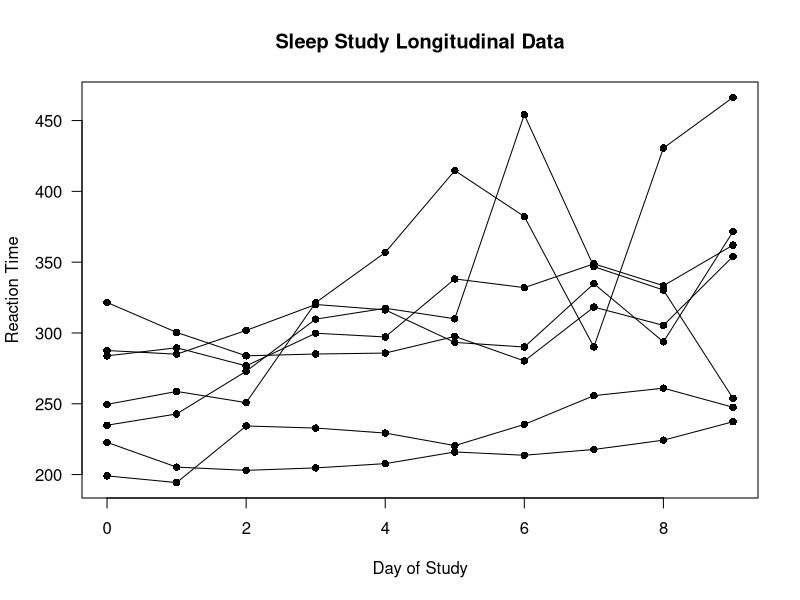
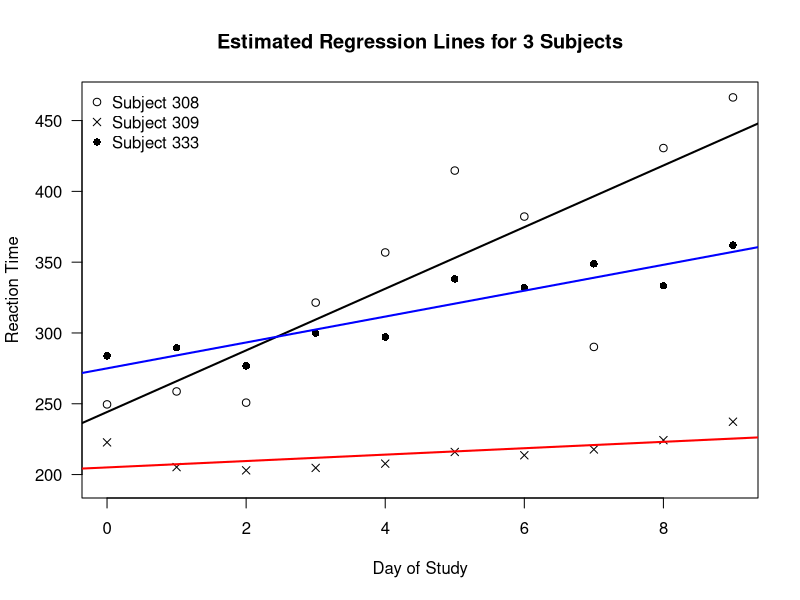
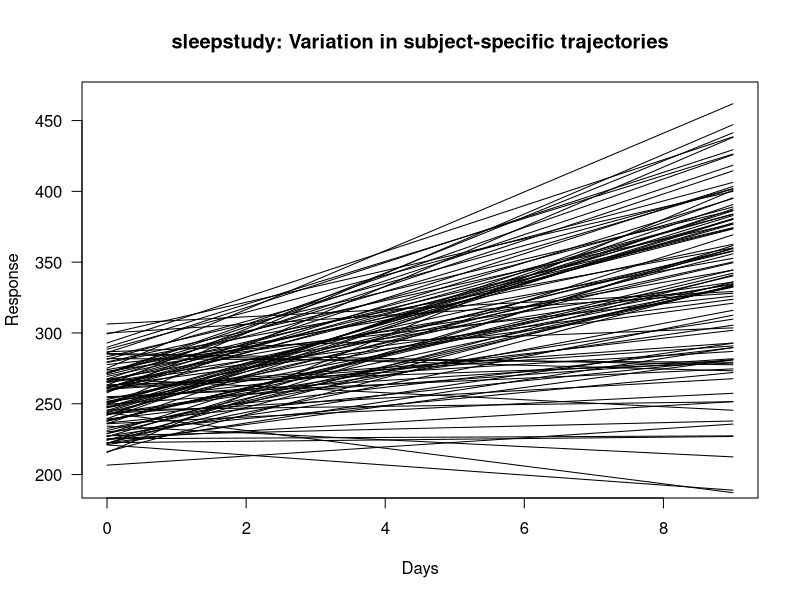
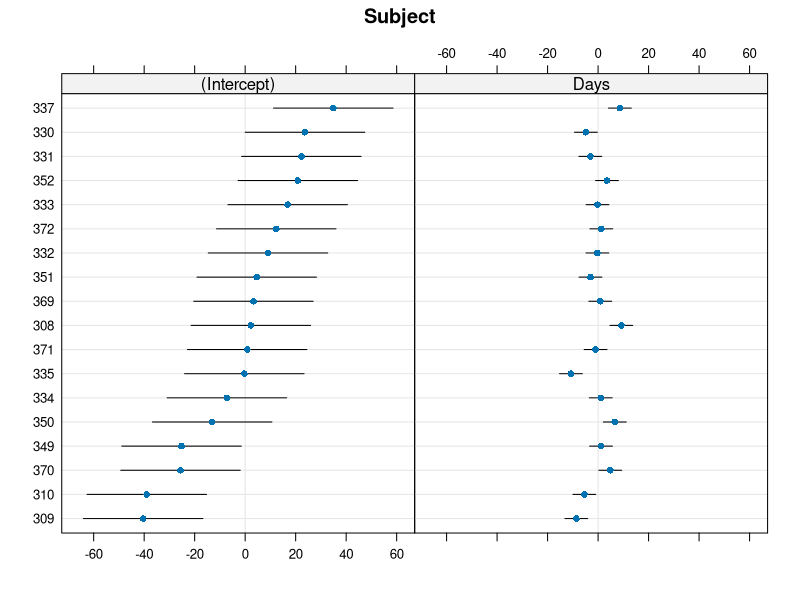
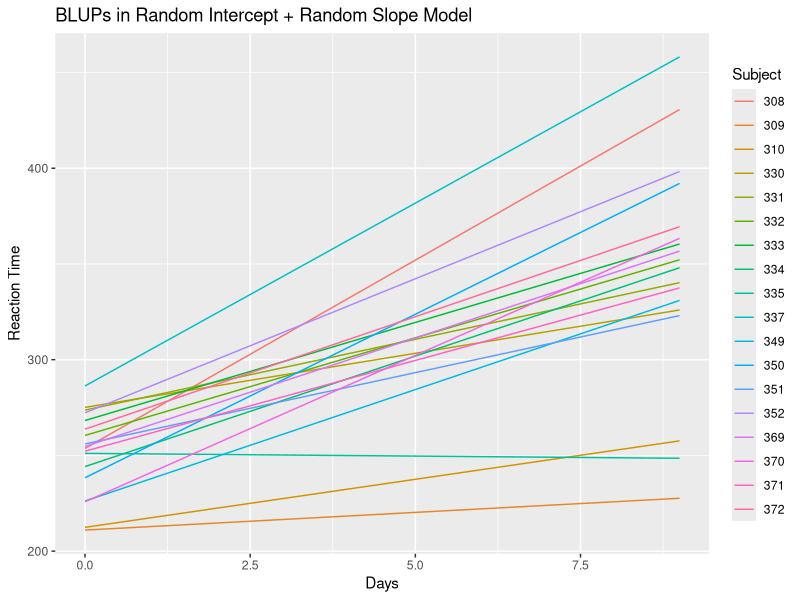
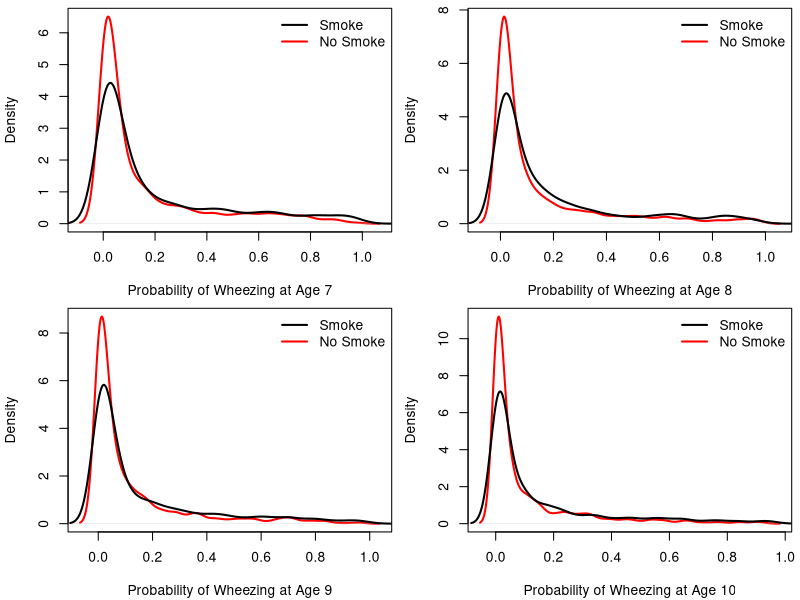

The R script that drew these images, in order:
## ---- chunk 1
library(lme4)
data(sleepstudy)
ids <- unique(sleepstudy$Subject)

plot(sleepstudy$Days, sleepstudy$Reaction, type="n",
     ylab="Reaction Time", xlab="Day of Study", las=1,
     main="Sleep Study Longitudinal Data")
for(k in 1:7) {
    ind <- sleepstudy$Subject == ids[k]
    lines(sleepstudy$Days[ind], sleepstudy$Reaction[ind])
    points(sleepstudy$Days[ind], sleepstudy$Reaction[ind], pch=16)
}
set.seed(5178)
## ---- chunk 2
pc <- c(1,4,3,4,5,6,16)
cls <- c("black", "red", "black", "black","black","black", "blue")
plot(sleepstudy$Days, sleepstudy$Reaction, type="n",
     ylab="Reaction Time", xlab="Day of Study", las=1,
     main="Estimated Regression Lines for 3 Subjects")
for(k in c(1,2,7)) {
  ind <- sleepstudy$Subject == ids[k]
  points(sleepstudy$Days[ind], sleepstudy$Reaction[ind], pch=pc[k])
  tmp <- lm(Reaction ~ Days, data=sleepstudy[sleepstudy$Subject==ids[k],])
  abline(tmp$coef[1], tmp$coef[2], col=cls[k], lwd=2)
}
legend("topleft", legend=c("Subject 308", "Subject 309", "Subject 333"), pch=c(1,4,16),
       bty='n')
## ---- chunk 3
data(sleepstudy) 
dim(sleepstudy) # 18 individuals, each with 10 observations
sleepstudy[1:20,] # Data from the subjects with ids: 308 and 309
## ---- chunk 4
lmm.sleep.intercept <- lmer(Reaction ~ Days + (1|Subject), data = sleepstudy)
## ---- chunk 5
x.mat <- model.matrix(lmm.sleep.intercept)
## This design matrix should have an intercept column
## and a column which stores the "Days" variable
x.mat[1:5,]
## ---- chunk 6
## Use argument type = "random" to get random-effects design matrix
z.mat <- model.matrix(lmm.sleep.intercept, type="random")
z.mat[1:20,] # The . values in zmat correspond to zeros
## ---- chunk 7
summary(lmm.sleep.intercept)
## ---- chunk 8
lmm.sleep.slope <- lmer(Reaction ~ Days + (Days|Subject), data = sleepstudy)
## ---- chunk 9
x.mat2 <- model.matrix(lmm.sleep.slope)
## This design matrix should be the same as that from lmm.sleep.intercept
x.mat2[1:5,]
## ---- chunk 10
## Use argument type = "random" to get random-effects design matrix
z.mat2 <- model.matrix(lmm.sleep.slope, type="random")
z.mat2[1:20,] # The . values in zmat2 correspond to zeros
## ---- chunk 11
summary(lmm.sleep.slope)
## ---- chunk 12
coef( summary(lmm.sleep.slope) )
## ---- chunk 13
VarCorr( lmm.sleep.slope )
## ---- chunk 14
Sigma.hat <- VarCorr( lmm.sleep.slope )$Subject # This is the random-effects 
                                                # covariance matrix
ndraws <- 100
Sigma.hat.sqrt <- chol(Sigma.hat)
beta.hat <- coef( summary(lmm.sleep.slope) )[,1]  # estimated fixed effects
print(beta.hat)

plot(sleepstudy$Days, sleepstudy$Reaction, type="n", xlab="Days", ylab="Response", 
     las=1, main="sleepstudy: Variation in subject-specific trajectories")
for(k in 1:ndraws) {
   uvec.draw <- Sigma.hat.sqrt%*%rnorm(2)  # draw random (ui0, ui1) pair
   trajectory <- beta.hat[1] + uvec.draw[1] + (0:9)*(beta.hat[2] + uvec.draw[2])
   lines(0:9, trajectory)
}
## ---- chunk 15
blups.slope <- ranef( lmm.sleep.slope )
## ---- chunk 16
library(lattice)
dotplot(blups.slope)
## This plots subjects sorted by individual-specific estimates of intercepts
## ---- chunk 17
ranef.df <- as.data.frame( blups.slope)
head(ranef.df)
## ---- chunk 18
blup.full <- fitted( lmm.sleep.slope )  # Should be a vector of length 180
## ---- chunk 19
library(ggplot2)
# First add the BLUPs to the sleepstudy data as a separate variable
sleepstudy$blups <- blup.full

# Now plot BLUPs vs. study data for each subject
ggplot(sleepstudy, aes(x=Days, y=blups, group=Subject)) +
  geom_line(aes(color=Subject)) + 
  labs(title = "BLUPs in Random Intercept + Random Slope Model",
       y = "Reaction Time")
## ---- chunk 20
library(geepack)
## ---- chunk 21
data(ohio)
head(ohio, 12) # look at first 12 rows of ohio
## ---- chunk 22
library(dplyr)
prop_summary_ohio <- ohio %>% 
                     group_by(smoke, age) %>% 
                     summarize( prop_wheeze = mean(resp) )
prop_summary_ohio
## ---- chunk 23
# id is the grouping variable
ohio.intercept <- glmer(resp ~ age + smoke + (1 | id), data = ohio, family = binomial)
## ---- chunk 24
coef(summary(ohio.intercept))
## ---- chunk 25
VarCorr(ohio.intercept)
## ---- chunk 26
beta.hat <- coef(summary(ohio.intercept))[,1]
n <- 1000
pneg2.smoke <- plogis(rnorm(n,sd=2.34) + beta.hat[1] - 2*beta.hat[2] + beta.hat[3]) #age -2 with smoke
pneg2 <- plogis(rnorm(n, sd=2.34) + beta.hat[1] - 2*beta.hat[2]) #age -2 w/o smoke
pneg1.smoke <- plogis(rnorm(n,sd=2.34) + beta.hat[1] - 1*beta.hat[2] + beta.hat[3]) #age -1 with smoke
pneg1 <- plogis(rnorm(n, sd=2.34) + beta.hat[1] - 1*beta.hat[2]) # age -1 w/o smoke
p0.smoke <- plogis(rnorm(n, sd=2.34) + beta.hat[1] + beta.hat[3]) # age 0 with smoke
p0 <- plogis(rnorm(n, sd=2.34) + beta.hat[1]) # age 0 w/o smoke
p1.smoke <- plogis(rnorm(n,sd=2.34) + beta.hat[1] + beta.hat[2] + beta.hat[3]) # age 1 with smoke
p1 <- plogis(rnorm(n, sd=2.34) + beta.hat[1] + beta.hat[2]) # age 1 w/o smoke

par(mfrow=c(2,2), mar=c(4.1, 4.1, .5, .5))
plot(density(pneg2), lwd=2, xlab = "Probability of Wheezing at Age 7", main="", col="red")
d <- density(pneg2.smoke)
lines(d$x, d$y, lwd=2)
legend("topright", legend = c("Smoke", "No Smoke"), col=c("black", "red"), bty='n', lwd=2)
plot(density(pneg1), lwd=2, xlab = "Probability of Wheezing at Age 8", main="", col="red")
d <- density(pneg1.smoke)
lines(d$x, d$y, lwd=2)
legend("topright", legend = c("Smoke", "No Smoke"), col=c("black", "red"), bty='n', lwd=2)
plot(density(p0), lwd=2, xlab = "Probability of Wheezing at Age 9", main="", col="red")
d <- density(p0.smoke)
lines(d$x, d$y, lwd=2)
legend("topright", legend = c("Smoke", "No Smoke"), col=c("black", "red"), bty='n', lwd=2)
plot(density(p1), lwd=2, xlab = "Probability of Wheezing at Age 10", main="", col="red")
d <- density(p1.smoke)
lines(d$x, d$y, lwd=2)
legend("topright", legend = c("Smoke", "No Smoke"), col=c("black", "red"), bty='n', lwd=2)
